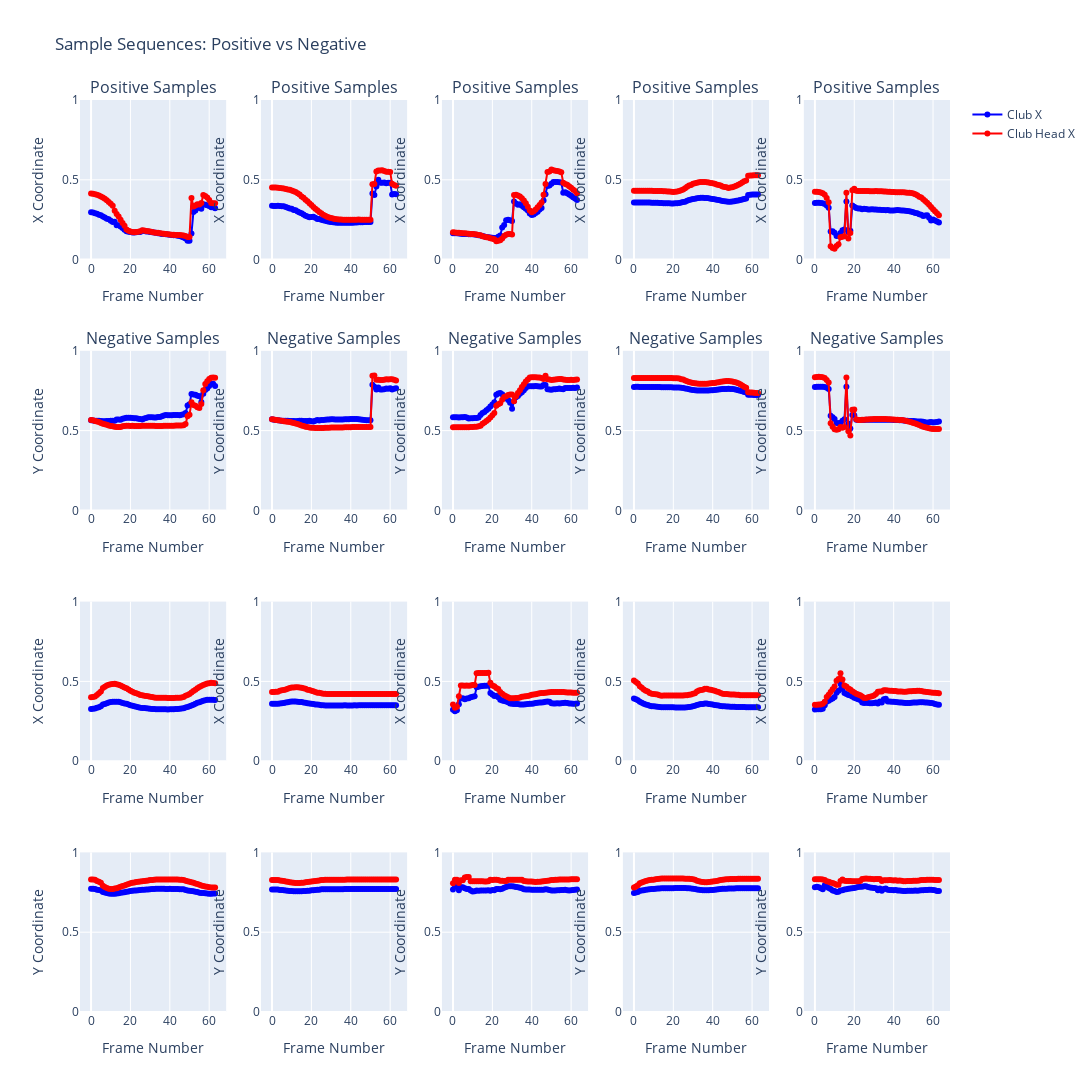
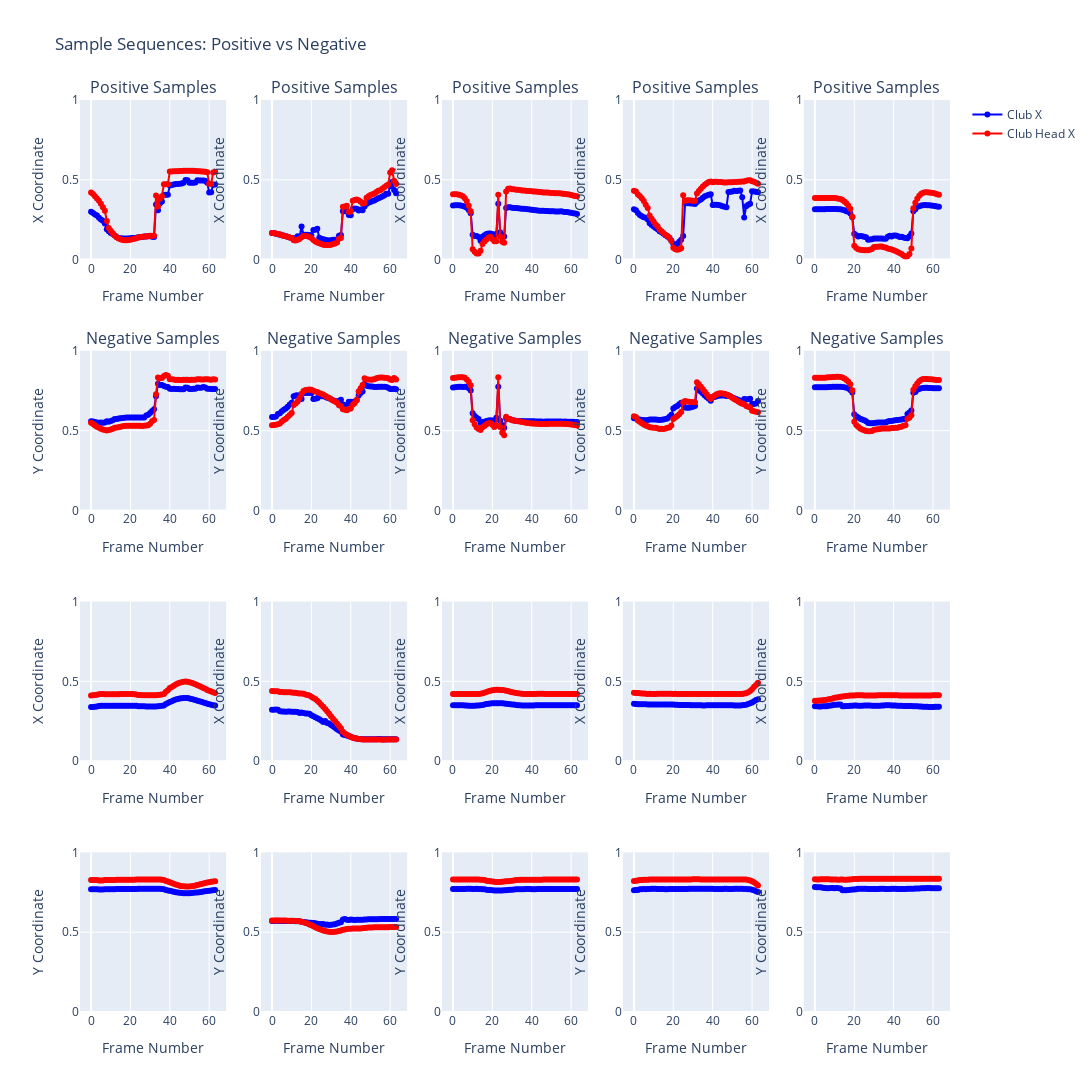
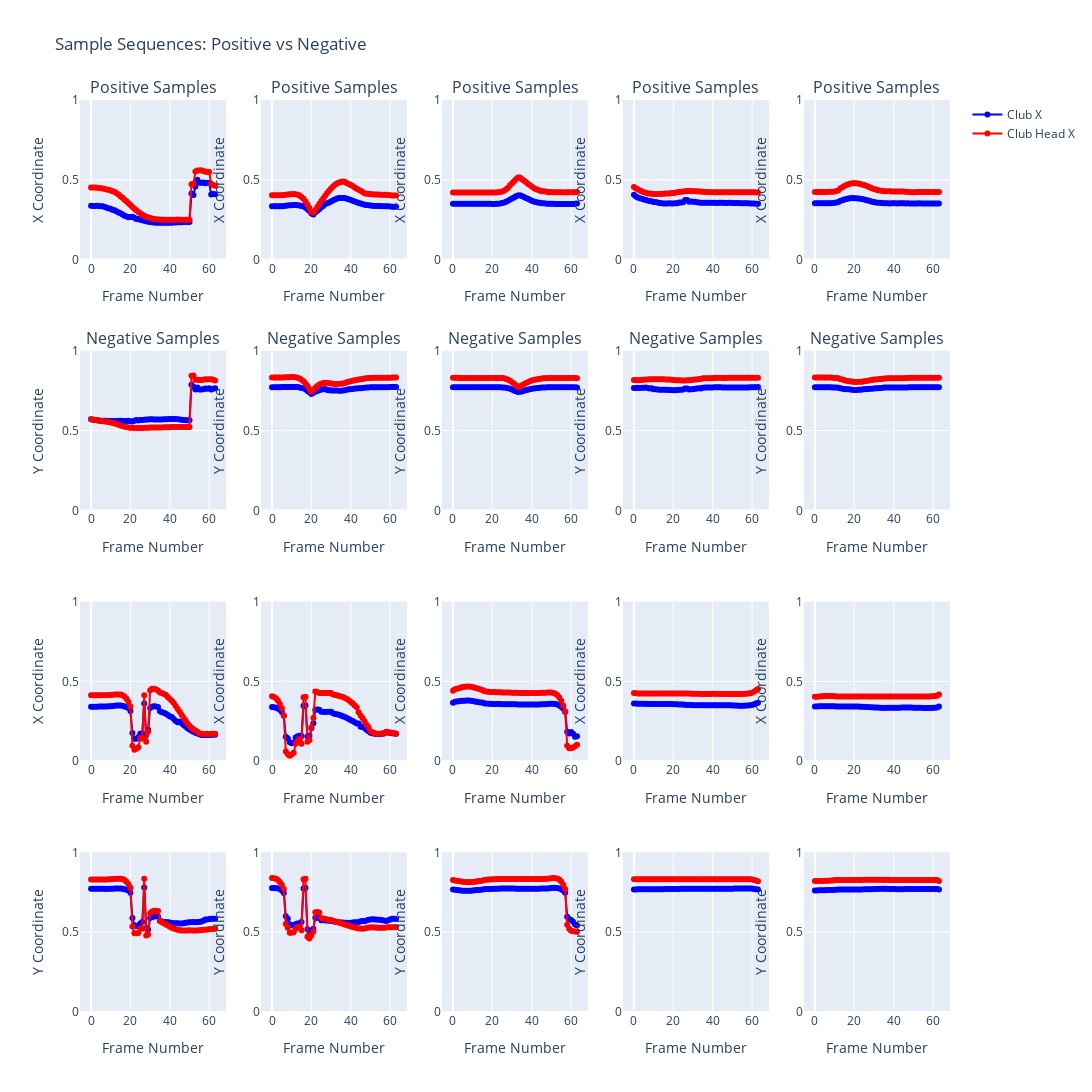
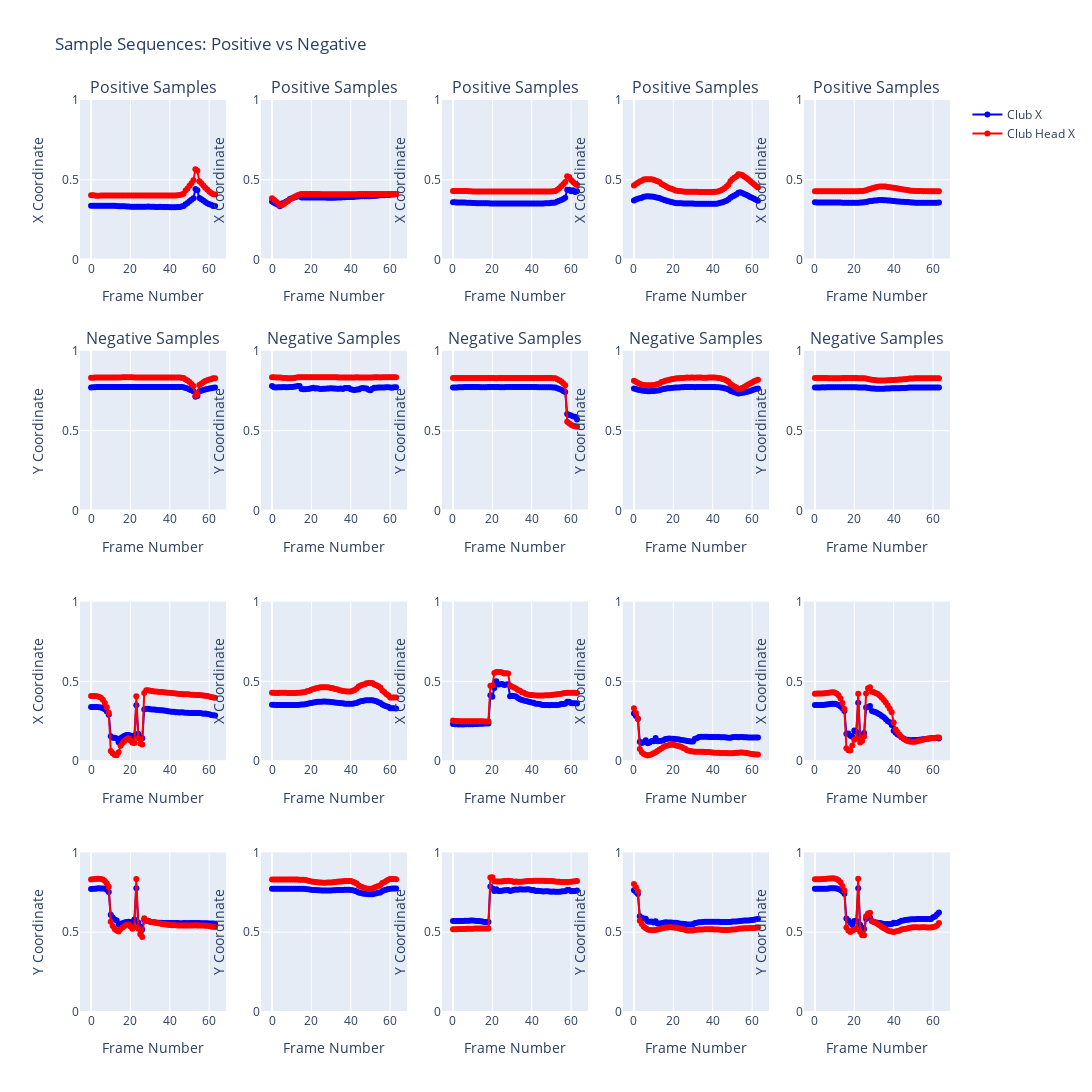

The cell these charts' notebook holds for them, in order:
### Code cell
import torch
import os
import numpy as np

# Define device (GPU or CPU)
device = torch.device('cuda' if torch.cuda.is_available() else 'cpu')

# Load the unseen data
sequences_tensor = torch.FloatTensor(sequences).to(device)

# Directory where models are saved
models_dir = 'models'

# Train description used when saving models
train_description = "v2.1000"

# List of model names (adjust if necessary)
model_names = ['Logistic Regression', 'MLP', 'LSTM', 'Bidirectional LSTM']

def predict(model, sequences):
    model.eval()
    with torch.no_grad():
        outputs = model(sequences)
        predictions = torch.sigmoid(outputs) > 0.5
    return predictions.cpu().numpy().flatten()

# Load models and make predictions
results = {}
for name in model_names:
    print(f"\nPredicting with {name}")
    
    # Load the trained model
    model_path = os.path.join(models_dir, f'{train_description}_{name.replace(" ", "_").lower()}.pth')
    model = torch.load(model_path)
    model.to(device)
    
    # Make predictions
    predictions = predict(model, sequences_tensor)
    
    # Store predictions
    results[name] = predictions

# Print summary of results
print("\nPrediction Summary:")
for name, predictions in results.items():
    positive_count = np.sum(predictions)
    negative_count = len(predictions) - positive_count
    print(f"\n{name}:")
    print(f"Positive predictions (1s): {positive_count}")
    print(f"Negative predictions (0s): {negative_count}")
    print(f"Total sequences: {len(predictions)}")

# Now you can use these predictions with your plot_sample_sequences function
# For example:
for name, predictions in results.items():
    print(f"\nPlotting sample sequences for {name}")
    plot_sample_sequences(sequences, predictions, num_samples=5)
